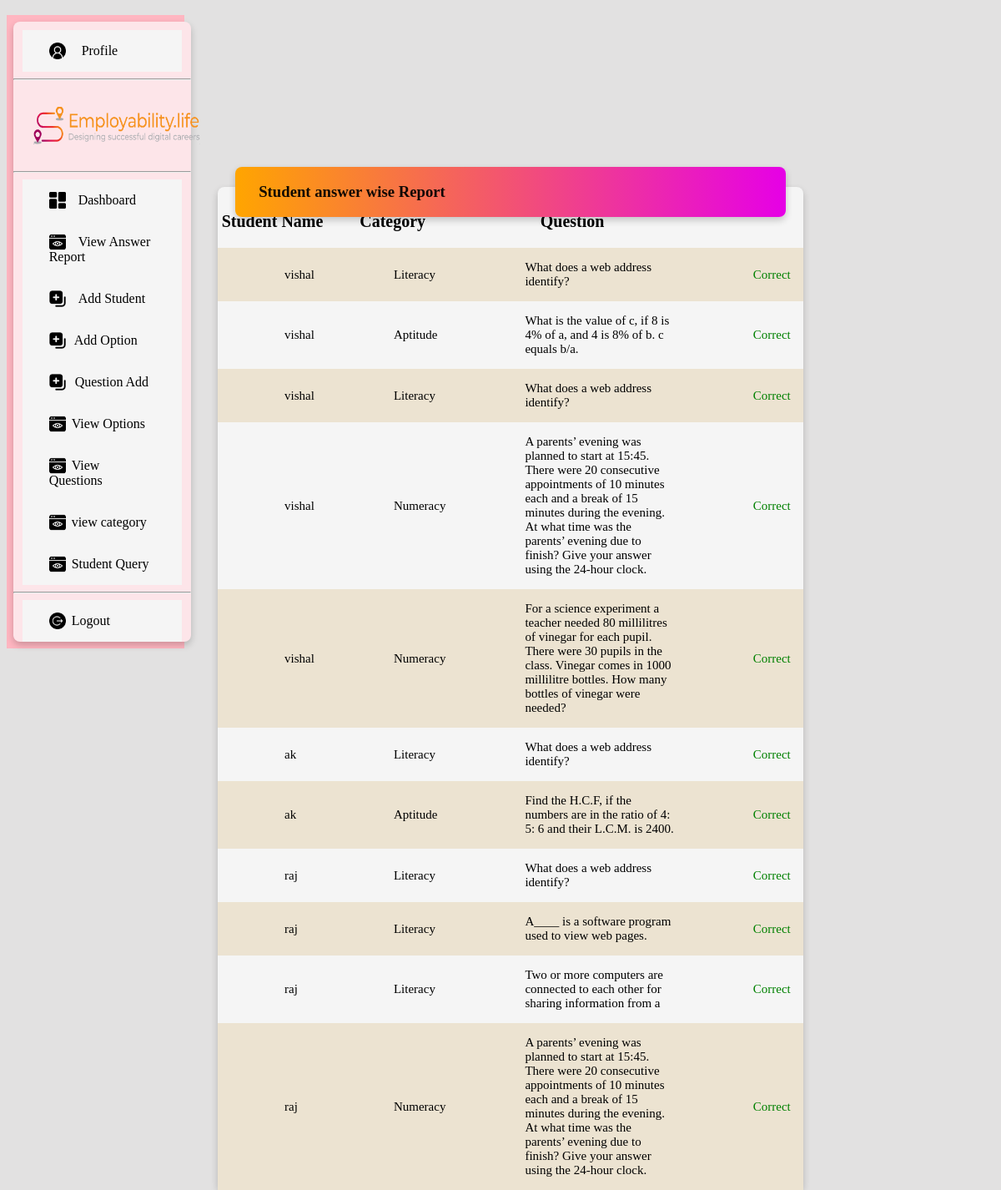
The page /correct_answer/ on the database as committed earlier.
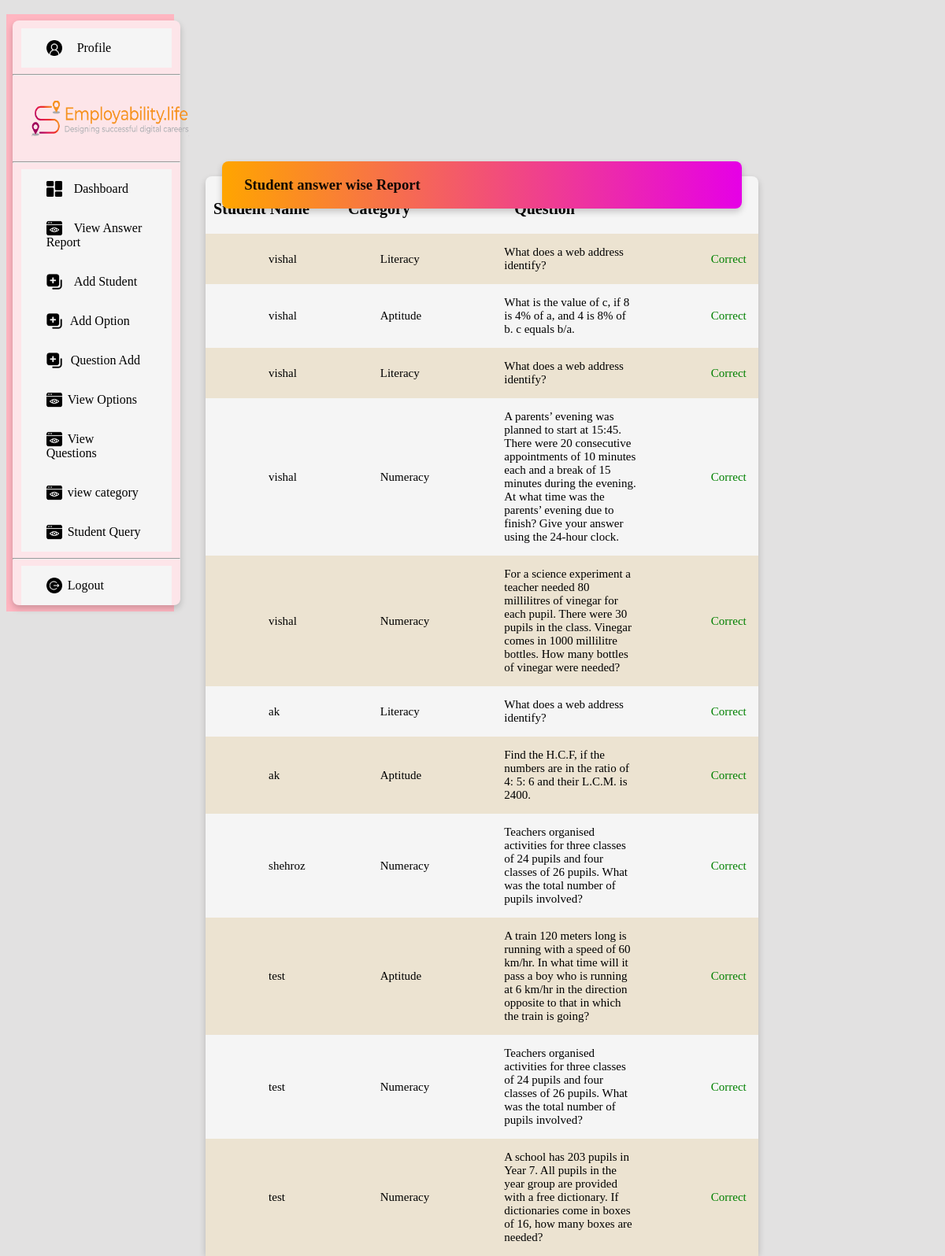
The same page on the database as committed later.
### quiz/models.py (models this page shows, shortened)
class Answer(models.Model):
    owner=models.ForeignKey(registerform,on_delete=models.CASCADE, null=True, default="")
    quiz1=models.ForeignKey(Testcategory, on_delete=models.CASCADE, null=True, default="")
    question=models.ForeignKey(question, on_delete=models.CASCADE, null=True, default="")
    score=models.BooleanField()

class registerform(models.Model):
    name=models.CharField(max_length=100)
    email=models.EmailField()
    Enrollment_No=models.CharField(max_length=100)
    password=models.CharField(max_length=20)
    Attendance=models.PositiveIntegerField(default=0,blank=True)
    cgpa=models.IntegerField("CGPA",default=0,blank=True)
    gpa=models.IntegerField("GPA",default=0,blank=True)
    review=models.IntegerField(default=0,blank=True)
    score=models.PositiveIntegerField(default=0,blank=True,)
    def __str__(self):
        return self.name

class Testcategory(models.Model):
    name=models.CharField(max_length=280,default="",blank=True,null=True)
    def __str__(self):
        return self.name

class question(models.Model):
    categoryName=models.ForeignKey(Testcategory, on_delete=models.CASCADE, null=True, default="")
    question=models.TextField(max_length=1000)
    def __str__(self):
        return self.question

### quiz/views.py (the view)
# urls.py: path('correct_answer/',correct_answer,name='correct_answer'),
def correct_answer(request):
    ans=Answer.objects.all()
    return render(request,'viewanswer.html',{'ans':ans})

### quiz/templates/viewanswer.html
{% extends 'admin_base.html' %}
{% load static %}
{% block content %}
<div class="stdreportdrd">
    <div class="dashboard">
        <div class="card table stdtbl">
            <div class="card studentreport">
                <h3 style="font-weight: bold;">&nbsp &nbsp &nbsp Student answer wise Report</h3>
            </div>
            <table>
                <tr>
                    <th>Student Name</th>
                    <th>Category</th>
                    <th>Question</th>
                </tr>
                {% for i in ans %}
                <tr>
                    <td>{{i.owner}}</td>
                    <td>{{i.quiz1}}</td>
                    <td>{{i.question}}</td>
                    <td style="color: green;">Correct</td>
                </tr>
                {% endfor %}
            </table>
        </div>
    </div>
    {% endblock %}

### quiz/templates/admin_base.html (shortened to what this page needs)
{% load static %}
<html>
<head>
        <link rel="stylesheet" href="{% static 'css/demo.css' %}">
</head>
<body>
        <div class="main">
                <div class="menu">
                        <div class="card menu_item" style="background-color: rgb(253, 229, 233);">
                                <span class="button button1" onclick="window.location.href='';"
                                        style="margin-top: 10px; ">
                                        <a href="{% url 'adprofile' %}" style="text-decoration: none; color: black; ">
                                                <img src="{% static 'icon/profile.png' %}" height="20px" width="20px">
                                                &nbsp Profile
                                        </a>
                                </span>
                                <hr>
                                <div class="logo"><img src="{% static 'images/logo.png' %}" height="45px" width="200px"
                                                style="margin:1.5rem;" onclick="window.location.href='#';"></div>
                                <hr>
                                <a class="button button1" href={% url 'index1' %}><img
                                                src="{% static 'icon/dashbord.png' %}" height="20px" width="20px">
                                        &nbspDashboard</span></a>
                                <a class="button button1" href={% url 'correct_answer' %}><img
                                                src="{% static 'icon/view.png' %}" height="20px" width="20px"> &nbspView
                                        Answer Report</span></a>
                                <a class="button button1" href={% url 'addstudent' %}><img
                                                src="{% static 'icon/create.png' %}" height="20px" width="20px">
                                        &nbspAdd Student</span></a>
                                <a class="button button1" href={% url 'addoption' %}><img
                                                src="{% static 'icon/create.png' %}" height="20px" width="20px"> Add
                                        Option</span></a>
                                <a class="button button1 " href={% url 'quistion1' %}><img
                                                src="{% static 'icon/create.png' %}" height="20px" width="20px">
                                        Question Add</span></a>
                                <a class="button button1" href={% url 'viewoption' %}><img
                                                src="{% static 'icon/view.png' %}" height="20px" width="20px">View
                                        Options</span></a>
                                <a class="button button1" href={% url 'viewquestion' %}><img
                                                src="{% static 'icon/view.png' %}" height="20px" width="20px">View
                                        Questions</span></a>
                                <a class="button button1" href={% url 'viewcategory' %}><img
                                                src="{% static 'icon/view.png' %}" height="20px" width="20px">view
                                        category </span></a>
                                <a class="button button1" href={% url 'view_query' %}><img
                                                src="{% static 'icon/view.png' %}" height="20px" width="20px">Student
                                        Query</span></a>
                                <hr>
                                <a class="button button1" href={% url 'admlogout' %}><img
                                                src="{% static 'icon/logout.png' %}" height="20px"
                                                width="20px">Logout</span></a>
                        </div>
                </div>
                {% block content %}
                {% endblock %}
        </div>
</body>
</html>

### quiz/static/css/demo.css (style rules this page uses)
* { box-sizing: border-box; }
body { background-color: #d1cece9c; }
.menu { float: left; width: 18%; height: max-content; margin: 10px 0 10px 0; background-color: lightpink; }
.menu_item { margin: 8px; height: 100%; width: 100%; }
.card { background-color: whitesmoke; box-shadow: 0 4px 8px 0 rgba(0, 0, 0, 0.2); transition: 0.3s; border-radius: 8px; }
th { padding-top: 30px; padding-bottom: 20px; font-size: 20px; ; }
td { text-align: start; padding-top: 15px; padding-right: 15px; padding-bottom: 15px; padding-left: 80px; font-size: 15px; }
.table { position: absolute; width: 97%; top: 10%; margin-top: 150px; }
.dashboard { position: relative; float: left; padding: 20px; width: 82%; height: 300px; }
table { border-collapse: collapse; width: 100%; padding-top: 20PX; }
tr:nth-child(even) { background-color: rgb(236, 227, 209); }
.button1 { border: none; color: white; padding: 16px 32px; text-decoration: none; display: inline-block; font-size: 16px; margin-left: 5%; margin-right: 5%; transition-duration: 0.4s; cursor: pointer; }
.button1 { background-color: whitesmoke; color: black; border: 2px #c3c3c3; width: 90%; }
img { cursor: pointer; margin: -2px 7px -5px 0; }
.studentreport { position: absolute; left: 3%; bottom: 97%; height: 60px; width: 94%; background: linear-gradient(90deg, rgba(255, 165, 0, 1) 0%, rgb(230, 0, 230) 100%); color: rgba(0, 0, 0, 0.934); }
.stdtbl { position: relative; }
.stdreportdrd { position: relative; float: left; padding: 20px; width: 82%; }

Rows that differ between the two databases and show on the page:
removed Answer: owner "raj", quiz1 "Literacy", question "What does a web address identify?"
removed Answer: owner "raj", quiz1 "Literacy", question "A____ is a software program used to view web pages."
removed Answer: owner "raj", quiz1 "Literacy", question "Two or more computers are connected to each other for sharing information from a"
changed Answer: owner "raj" → "shehroz"; question "A parents’ evening was planned to start at 15:45. There were 20 consecutive appointments of 10 minutes each and a break of 15 minutes during the evening. At what time was the parents’ evening due to finish? Give your answer using the 24-hour clock." → "Teachers organised activities for three classes of 24 pupils and four classes of 26 pupils. What was the total number of pupils involved?"
added Answer: owner "test", quiz1 "Aptitude", question "A train 120 meters long is running with a speed of 60 km/hr. In what time will it pass a boy who is running at 6 km/hr in the direction opposite to that in which the train is going?"
added Answer: owner "test", quiz1 "Numeracy", question "Teachers organised activities for three classes of 24 pupils and four classes of 26 pupils. What was the total number of pupils involved?"
added Answer: owner "test", quiz1 "Numeracy", question "A school has 203 pupils in Year 7. All pupils in the year group are provided with a free dictionary. If dictionaries come in boxes of 16, how many boxes are needed?"
